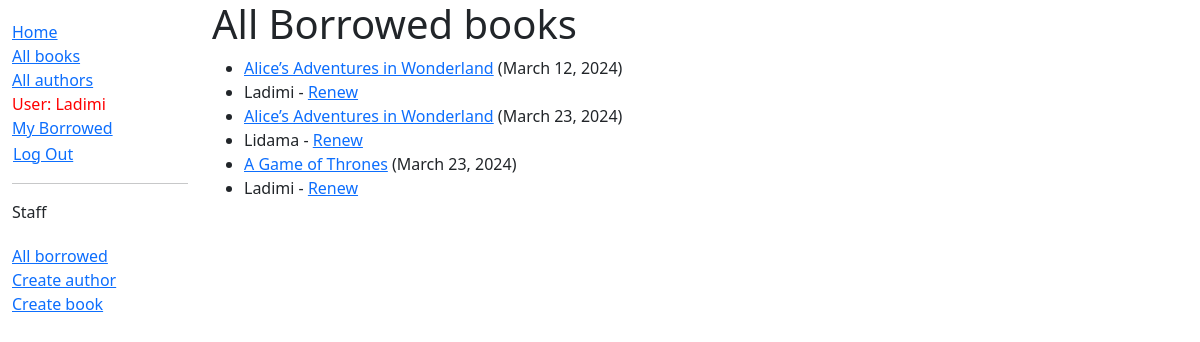
Page /catalog/borrowed/ (signed in) on the committed database.
### catalog/models.py (models this page shows, shortened)
class BookInstance(models.Model):
    id = models.UUIDField(primary_key=True, default=uuid.uuid4,
                          help_text="Unique ID for this particular book across whole library")
    book = models.ForeignKey('Book', on_delete=models.RESTRICT, null=True)
    imprint = models.CharField(max_length=200)
    due_back = models.DateField(null=True, blank=True)
    borrower = models.ForeignKey(User, on_delete=models.SET_NULL, null=True, blank=True)
    LOAN_STATUS = (
        ('m', 'Maintenance'),
        ('o', 'On loan'),
        ('a', 'Available'),
        ('r', 'Reserved'),
    )
    status = models.CharField(
        max_length=1,
        choices=LOAN_STATUS,
        blank=True,
        default='m',
        help_text='Book availability',
    )
    class Meta:
        ordering = ['due_back']
        permissions = (("can_mark_returned", "Set book as returned"),)
    @property
    def is_overdue(self):
        return bool(self.due_back and date.today() > self.due_back)

class Book(models.Model):
    title = models.CharField(max_length=200)
    author = models.ForeignKey('Author', on_delete=models.RESTRICT, null=True)
    summary = models.TextField(
        max_length=1000, help_text="Enter a brief description of the book")
    genre = models.ManyToManyField(
        Genre, help_text="Select a genre for this book")
    language = models.ForeignKey(
        'Language', on_delete=models.SET_NULL, null=True)
    class Meta:
        ordering = ['title']
    def display_genre(self):
        """Create a string for the Genre. This is required to display genre in Admin."""
        return ', '.join(genre.name for genre in self.genre.all()[:3])
    display_genre.short_description = 'Genre'

### catalog/views.py (the view)
# urls.py: path('borrowed/', permission_required("catalog.can_mark_returned")(views.LoanedBooksByLibrarianListView.as_view()), name='all-borrowed'),
class LoanedBooksByLibrarianListView(PermissionRequiredMixin, generic.ListView):
    model = BookInstance
    template_name = 'catalog/bookinstance_list_borrowed_lib.html'
    paginate_by = 10
    permission_required = 'catalog.can_mark_returned'
    def get_queryset(self):
        return (
            BookInstance.objects.filter(status__exact='o')
            .order_by('due_back')
        )

### catalog/templates/catalog/bookinstance_list_borrowed_lib.html
{% extends "base_generic.html" %}
{% block content %}
    <h1>All Borrowed books</h1>
    {% if bookinstance_list %}
    <ul>
      {% for bookinst in bookinstance_list %}
      <li class="{% if bookinst.is_overdue %}text-danger{% endif %}">
        <a href="{% url 'book-detail' bookinst.book.pk %}">{{ bookinst.book.title }}</a> ({{ bookinst.due_back }})
      </li>
	  <li>
	  {{ bookinst.borrower }} {% if perms.catalog.can_mark_returned %}- <a href="{% url 'renew-book-librarian' bookinst.id %}">Renew</a>{% endif %}
	  </li>
      {% endfor %}
    </ul>
    {% else %}
      <p>There are no books borrowed.</p>
    {% endif %}
{% endblock %}

### catalog/templates/base_generic.html (shortened to what this page needs)
<!DOCTYPE html>
<html lang="en">
  <head>
    <link href="https://cdn.jsdelivr.net/npm/bootstrap@5.3.2/dist/css/bootstrap.min.css"
      rel="stylesheet"
>
    {% load static %}
    <link rel="stylesheet" href="{% static 'css/styles.css' %}" />
  </head>
  <body>
    <div class="container-fluid">
      <div class="row">
        <div class="col-sm-2">
          {% block sidebar %}
            <ul class="sidebar-nav">
              <li><a href="{% url 'index' %}">Home</a></li>
              <li><a href="{% url 'books' %}">All books</a></li>
              <li><a href="{% url 'authors' %}">All authors</a></li>
			{% if user.is_authenticated %}
				<li>User: {{ user.get_username }}</li>
				<li><a href="{% url 'my-borrowed' %}">My Borrowed</a></li>
				<li>
				<form id="logout-form" action="{% url 'logout' %}" method="post">
				<button class="btn btn-link" type="submit">Log Out</button>
				</form>
				</li>
				</ul>
				{% if user.is_staff %}
					<hr>
					<p>Staff</p>
					<ul class="sidebar-nav">
					   <li><a href="{% url 'all-borrowed' %}">All borrowed</a></li>
					{% if perms.catalog.add_author %}
					   <li><a href="{% url 'author-create' %}">Create author</a></li>
					{% endif %}
					{% if perms.catalog.add_book %}
					   <li><a href="{% url 'book-create' %}">Create book</a></li>
					{% endif %}
					</ul>
				{% endif %}
				{% else %}
			<li><a href="{% url 'login' %}?next={{ request.path }}">Login</a></li>
			{% endif %}
          {% endblock %}
        </div>
        <div class="col-sm-10 ">
		{% block content %}{% endblock %}</div>
      </div>
    </div>
  </body>
</html>

### catalog/static/css/styles.css (style rules this page uses)
.sidebar-nav { margin-top: 20px; padding: 0; list-style: none; color: red; }
#logout-form { display: inline; }
#logout-form button { padding: 0; margin: 0; }

### rows in the picture
BookInstance: book "Alice’s Adventures in Wonderland", due_back "March 12, 2024", borrower "Ladimi"
BookInstance: book "Alice’s Adventures in Wonderland", due_back "March 23, 2024", borrower "Lidama"
BookInstance: book "A Game of Thrones", due_back "March 23, 2024", borrower "Ladimi"

### other values in the picture
{{ user.get_username }} "Ladimi"
